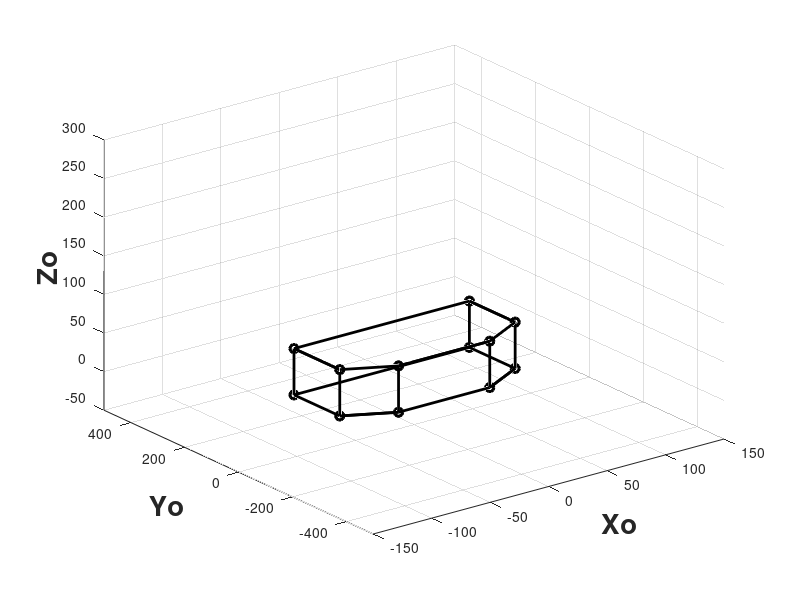

Here is the MATLAB script that generated this plot: (Note: this script raises an error after producing the figure.)
%%
baby_body = [-75,120,0;
            75,120,0;
            75,-50,0;
            39,-112,0;
            -39,-112,0;
            -75,-50,0;
            -75,120,0;
            -75,120,60;
            75,120,60;
            75,-50,60;
            39,-112,60;
            -39,-112,60;
            -75,-50,60;
            -75,120,60;
            -75,-50,60;
            -75,-50,0;
            -39,-112,0;
            -39,-112,60;
            39,-112,60;
            39,-112,0;
            75,-50,0;
            75,-50,60;
            75,120,60;
            75,120,0;];
            
            
plot3(baby_body(:,1), baby_body(:,2), baby_body(:,3),'o-','LineWidth', 2,'color','black');

    
%     view(30,30);


xlabel('Xo', 'FontSize', 20, 'FontWeight', 'bold');
ylabel('Yo', 'FontSize', 20, 'FontWeight', 'bold');
zlabel('Zo', 'FontSize', 20, 'FontWeight', 'bold');

xlim([-150,150])
ylim([-500,500])
zlim([-50,300])

grid on

%%
%for the right hand
l1 = 45; %mm;
l2 = 150;
th_rh = pi/2;

i = 0;
for i = 0:180
    th_rh = pi/180*i;
    Tc0_rh = [0 0 -1 -75; -1 0 0 90;0 1 0 30; 0 0 0 1];
    T01_rh = DHParam(0, -pi/2, l1, th_rh);
    T12_rh = DHParam(l2, 0, 0, 0);
    
    
    %joint position
    %baby center
    center = [0,0,0];
    
    %right shoudler
    r_shoulder_0 = [0,0,0];
    r_shoulder_c = Tc0_rh*[r_shoulder_0,1]';
    r_shoulder_c = r_shoulder_c(1:3)';
    %elbow in frame 1
    r_elbow_pos_1 = [85,0,-18];
    %eblow transformed to farme 0
    r_elbow_pos_c = Tc0_rh*T01_rh*[r_elbow_pos_1,1]';
    r_elbow_pos_c = r_elbow_pos_c(1:3)';
    
    %wrist position in frame 2
    r_wrist_pos_2 = [0,25,45];
    %wrist transformed to frame 0
    r_wrist_pos_c  = Tc0_rh*T01_rh*T12_rh*[r_wrist_pos_2,1]';
    r_wrist_pos_c = r_wrist_pos_c(1:3)';
    
    r_arm = [center;r_shoulder_c;r_elbow_pos_c;r_wrist_pos_c];
    plot3(r_arm(:,1), r_arm(:,2), r_arm(:,3),'o-','LineWidth', 2,'color','r');
    hold on
    plot3(baby_body(:,1), baby_body(:,2), baby_body(:,3),'o-','LineWidth', 2,'color','black');
    hold off

    view(0,70);
    
    
    xlabel('Xo', 'FontSize', 20, 'FontWeight', 'bold');
    ylabel('Yo', 'FontSize', 20, 'FontWeight', 'bold');
    zlabel('Zo', 'FontSize', 20, 'FontWeight', 'bold');
    title('Infant simulator forward kinematics')
    
    xlim([-150,150])
    ylim([-200,250])
    zlim([-50,200])
    
    grid on
    drawnow
end

%%
%right leg 
for i = 0:180
%     i = 0;
    th_rl = pi/180*i;
    Tc0_rl = [cosd(60) 0 -sind(60) -60; -sind(60) 0 -cosd(60) -82;0 1 0 40; 0 0 0 1];
    T01_rl = DHParam(0, -pi/2, 72, th_rl);
    T12_rl = DHParam(122, 0, 0, 0);
    
    
    %joint position
    %baby center
    center = [0,0,0];
    
    %right hip
    r_hip_0 = [0,0,0];
    r_hip_c = Tc0_rl*[r_hip_0,1]';
    r_hip_c = r_hip_c(1:3)';
    %knee in frame 1
    r_knee_pos_1 = [66,0,60];
    %knew transformed to farme 0
    r_knee_pos_c = Tc0_rl*T01_rl*[r_knee_pos_1,1]';
    r_knee_pos_c = r_knee_pos_c(1:3)';
    
    %ankle position in frame 2
    r_ankle_pos_2 = [0,-16,-30];
    %ankle transformed to frame 0
    r_ankle_pos_c  = Tc0_rl*T01_rl*T12_rl*[r_ankle_pos_2,1]';
    r_ankle_pos_c = r_ankle_pos_c(1:3)';
    
    r_leg = [center;r_hip_c;r_knee_pos_c;r_ankle_pos_c]
    plot3(r_leg(:,1), r_leg(:,2), r_leg(:,3),'o-','LineWidth', 2,'color','b');
    hold on
    plot3(baby_body(:,1), baby_body(:,2), baby_body(:,3),'o-','LineWidth', 2,'color','black');
    hold off

    
    view(30,30);
    
    
    xlabel('Xo', 'FontSize', 20, 'FontWeight', 'bold');
    ylabel('Yo', 'FontSize', 20, 'FontWeight', 'bold');
    zlabel('Zo', 'FontSize', 20, 'FontWeight', 'bold');
    title('Infant simulator forward kinematics')
    
    xlim([-300,300])
    ylim([-500,250])
    zlim([-100,200])
    
    pause(0.0001)
    grid on
    drawnow
end

%%
%both right hand and right leg
for i = 0:180
    
    %right leg transformations
    th_rl = pi/180*i;
    Tc0_rl = [cosd(60) 0 -sind(60) -60; -sind(60) 0 -cosd(60) -82;0 1 0 40; 0 0 0 1];
    T01_rl = DHParam(0, -pi/2, 72, th_rl);
    T12_rl = DHParam(122, 0, 0, 0);
    
    
    %joint position
    %baby center
    center = [0,0,0];
    
    %right hip
    r_hip_0 = [0,0,0];
    r_hip_c = Tc0_rl*[r_hip_0,1]';
    r_hip_c = r_hip_c(1:3)';
    %knee in frame 1
    r_knee_pos_1 = [66,0,60];
    %knew transformed to farme 0
    r_knee_pos_c = Tc0_rl*T01_rl*[r_knee_pos_1,1]';
    r_knee_pos_c = r_knee_pos_c(1:3)';
    
    %ankle position in frame 2
    r_ankle_pos_2 = [0,-16,-30];
    %ankle transformed to frame 0
    r_ankle_pos_c  = Tc0_rl*T01_rl*T12_rl*[r_ankle_pos_2,1]';
    r_ankle_pos_c = r_ankle_pos_c(1:3)';
    
    
    %right hand transformations
    th_rh = pi/180*i;
    Tc0_rh = [0 0 -1 -75; -1 0 0 90;0 1 0 30; 0 0 0 1];
    T01_rh = DHParam(0, -pi/2, l1, th_rh);
    T12_rh = DHParam(l2, 0, 0, 0);
    
    
    %joint positions    
    %right shoudler
    r_shoulder_0 = [0,0,0];
    r_shoulder_c = Tc0_rh*[r_shoulder_0,1]';
    r_shoulder_c = r_shoulder_c(1:3)';
    %elbow in frame 1
    r_elbow_pos_1 = [85,0,-18];
    %eblow transformed to farme 0
    r_elbow_pos_c = Tc0_rh*T01_rh*[r_elbow_pos_1,1]';
    r_elbow_pos_c = r_elbow_pos_c(1:3)';
    
    %wrist position in frame 2
    r_wrist_pos_2 = [0,25,45];
    %wrist transformed to frame 0
    r_wrist_pos_c  = Tc0_rh*T01_rh*T12_rh*[r_wrist_pos_2,1]';
    r_wrist_pos_c = r_wrist_pos_c(1:3)';
    
    
    %limb chains
    r_arm = [center;r_shoulder_c;r_elbow_pos_c;r_wrist_pos_c];
    r_leg = [center;r_hip_c;r_knee_pos_c;r_ankle_pos_c];
    
    
    %plotting
    plot3(r_leg(:,1), r_leg(:,2), r_leg(:,3),'o-','LineWidth', 3,'color','b');
    hold on
    plot3(r_arm(:,1), r_arm(:,2), r_arm(:,3),'o-','LineWidth', 3,'color','r');
    plot3(baby_body(:,1), baby_body(:,2), baby_body(:,3),'o-','LineWidth', 2,'color','black');
    text(-10,40,0,'Baby Center')
    text(r_hip_c(1), -200, r_hip_c(3),'Right Hip')
    text(r_shoulder_c(1),200,r_shoulder_c(3),'Right Shoulder')
    hold off

    
    view(0,70);
    
    
    xlabel('Xo', 'FontSize', 20, 'FontWeight', 'bold');
    ylabel('Yo', 'FontSize', 20, 'FontWeight', 'bold');
    zlabel('Zo', 'FontSize', 20, 'FontWeight', 'bold');
    title('Infant simulator forward kinematics')
    
    xlim([-300,300])
    ylim([-500,250])
    zlim([-100,200])
    
%     pause(0.00001)
    grid on
    drawnow
end

%%
%plotting limbs
for i = 0:5:180
    
    r_hand = calc_rh_pos(i);
    r_leg = calc_rl_pos(180-i);

    l_hand = calc_lh_pos(180-i);
    l_leg = calc_ll_pos(i);
    
%     figure();
    subplot(1,2,1);
    plot3(r_hand(:,1), r_hand(:,2), r_hand(:,3),'o-','LineWidth', 2,'color','r');
    hold on
    plot3(r_leg(:,1), r_leg(:,2), r_leg(:,3),'o-','LineWidth', 2,'color','b');
    plot3(l_hand(:,1), l_hand(:,2), l_hand(:,3),'o-','LineWidth', 2,'color','r');
    plot3(l_leg(:,1), l_leg(:,2), l_leg(:,3),'o-','LineWidth', 2,'color','b');
    plot3(baby_body(:,1), baby_body(:,2), baby_body(:,3),'o-','LineWidth', 2,'color','black');
    
    
    text(-10,40,0,'Baby Center')
    text(r_leg(2,1), -150, r_leg(2,3),'Right Leg')
    text(r_hand(2,1),150,r_hand(3),'Right Hand')
    
    text(l_leg(2,1), -150, l_leg(2,3),'Left Leg')
    text(l_hand(2,1),150, l_hand(2,3),'Left Hand')
    hold off
    
    
    grid on
    view(0,90);
    
    xlabel('Xo', 'FontSize', 20, 'FontWeight', 'bold');
    ylabel('Yo', 'FontSize', 20, 'FontWeight', 'bold');
    zlabel('Zo', 'FontSize', 20, 'FontWeight', 'bold');
    title('Top view')
    
    xlim([-300,300])
    ylim([-300,250])
    zlim([-30,200])
    
%     drawnow
    
    subplot(1,2,2);
    plot3(r_hand(:,1), r_hand(:,2), r_hand(:,3),'o-','LineWidth', 2,'color','r');
    hold on
    plot3(r_leg(:,1), r_leg(:,2), r_leg(:,3),'o-','LineWidth', 2,'color','b');
    plot3(l_hand(:,1), l_hand(:,2), l_hand(:,3),'o-','LineWidth', 2,'color','r');
    plot3(l_leg(:,1), l_leg(:,2), l_leg(:,3),'o-','LineWidth', 2,'color','b');
    plot3(baby_body(:,1), baby_body(:,2), baby_body(:,3),'o-','LineWidth', 2,'color','black');
    
    
%     text(-10,40,0,'Baby Center')
%     text(r_leg(2,1), -150, r_leg(2,3),'Right Hip')
%     text(r_hand(2,1),150,r_hand(3),'Right Shoulder')
%     
%     text(l_leg(2,1), -150, l_leg(2,3),'Left Hip')
%     text(l_hand(2,1),150, l_hand(2,3),'Left Shoulder')
    hold off

   
    
    grid on
    view(0,35);
    
    xlabel('Xo', 'FontSize', 20, 'FontWeight', 'bold');
    ylabel('Yo', 'FontSize', 20, 'FontWeight', 'bold');
    zlabel('Zo', 'FontSize', 20, 'FontWeight', 'bold');
    title('Angled View')
    
    xlim([-300,300])
    ylim([-300,250])
    zlim([-30,200])
    
    suptitle('Infant simulator forward kinematics')
    
    drawnow
    
    %     view(-45,60);
%     view(0,90);
%     view(0,60);
    

end

%%
i = 180;

l_leg = calc_ll_pos(i)
plot3(l_leg(:,1), l_leg(:,2), l_leg(:,3),'o-','LineWidth', 2,'color','r');
hold on
plot3(baby_body(:,1), baby_body(:,2), baby_body(:,3),'o-','LineWidth', 2,'color','black');
hold off

view(0,70);


xlabel('Xo', 'FontSize', 20, 'FontWeight', 'bold');
ylabel('Yo', 'FontSize', 20, 'FontWeight', 'bold');
zlabel('Zo', 'FontSize', 20, 'FontWeight', 'bold');
title('Infant simulator forward kinematics')

xlim([-300,300])
ylim([-300,250])
zlim([-100,200])

grid on
drawnow


%%
%right hand
function [r_arm] = calc_rh_pos(i)
    
    th_rh = pi/180*i;
    Tc0_rh = [0 0 -1 -75; -1 0 0 90;0 1 0 30; 0 0 0 1];
    T01_rh = DHParam(0, -pi/2, 45, th_rh);
    T12_rh = DHParam(150, 0, 0, 0);
    
    
    %joint position
    %baby center
    center = [0,0,0];
    
    %right shoudler
    r_shoulder_0 = [0,0,0];
    r_shoulder_c = Tc0_rh*[r_shoulder_0,1]';
    r_shoulder_c = r_shoulder_c(1:3)';
    %elbow in frame 1
    r_elbow_pos_1 = [85,0,-18];
    %eblow transformed to farme 0
    r_elbow_pos_c = Tc0_rh*T01_rh*[r_elbow_pos_1,1]';
    r_elbow_pos_c = r_elbow_pos_c(1:3)';
    
    %wrist position in frame 2
    r_wrist_pos_2 = [0,25,45];
    %wrist transformed to frame 0
    r_wrist_pos_c  = Tc0_rh*T01_rh*T12_rh*[r_wrist_pos_2,1]';
    r_wrist_pos_c = r_wrist_pos_c(1:3)';
    
    r_arm = [center;r_shoulder_c;r_elbow_pos_c;r_wrist_pos_c];
end

%%
% right leg
function [r_leg] = calc_rl_pos(i)
    th_rl = pi/180*i;
    Tc0_rl = [cosd(60) 0 -sind(60) -60; -sind(60) 0 -cosd(60) -82;0 1 0 40; 0 0 0 1];
    T01_rl = DHParam(0, -pi/2, 72, th_rl);
    T12_rl = DHParam(122, 0, 0, 0);
    
    
    %joint position
    %baby center
    center = [0,0,0];
    
    %right hip
    r_hip_0 = [0,0,0];
    r_hip_c = Tc0_rl*[r_hip_0,1]';
    r_hip_c = r_hip_c(1:3)';
    %knee in frame 1
    r_knee_pos_1 = [66,0,60];
    %knew transformed to farme 0
    r_knee_pos_c = Tc0_rl*T01_rl*[r_knee_pos_1,1]';
    r_knee_pos_c = r_knee_pos_c(1:3)';
    
    %ankle position in frame 2
    r_ankle_pos_2 = [0,-16,-30];
    %ankle transformed to frame 0
    r_ankle_pos_c  = Tc0_rl*T01_rl*T12_rl*[r_ankle_pos_2,1]';
    r_ankle_pos_c = r_ankle_pos_c(1:3)';
    
    r_leg = [center;r_hip_c;r_knee_pos_c;r_ankle_pos_c];

end

%%
%for the left hand
function [l_arm] = calc_lh_pos(i)

    th_lh = pi/180*i;
    Tc0_lh = [0 0 1 75; -1 0 0 90;0 -1 0 30; 0 0 0 1];
    T01_lh = DHParam(0, pi/2, 45, -th_lh);
    T12_lh = DHParam(150, 0, 0, 0);
    
    
    %joint position
    %baby center
    center = [0,0,0];
    
    %left shoudler
    l_shoulder_0 = [0,0,0];
    l_shoulder_c = Tc0_lh*[l_shoulder_0,1]';
    l_shoulder_c = l_shoulder_c(1:3)';
    %elbow in frame 1
    l_elbow_pos_1 = [85,0,-18];
    %eblow transformed to farme 0
    l_elbow_pos_c = Tc0_lh*T01_lh*[l_elbow_pos_1,1]';
    l_elbow_pos_c = l_elbow_pos_c(1:3)';
    
    %wrist position in frame 2
    l_wrist_pos_2 = [0,-25,45];
    %wrist transformed to frame 0
    l_wrist_pos_c  = Tc0_lh*T01_lh*T12_lh*[l_wrist_pos_2,1]';
    l_wrist_pos_c = l_wrist_pos_c(1:3)';
    
    l_arm = [center;l_shoulder_c;l_elbow_pos_c;l_wrist_pos_c];
end

%%
% left leg
function [l_leg] = calc_ll_pos(i)
    th_ll = pi/180*i;
    Tc0_ll = [-cosd(60) 0 sind(60) 60; -sind(60) 0 -cosd(60) -82;0 -1 0 40; 0 0 0 1];
    T01_ll = DHParam(0, pi/2, 72, -th_ll);
    T12_ll = DHParam(122, 0, 0, 0);
    
    
    %joint position
    %baby center
    center = [0,0,0];
    
    %right hip
    l_hip_0 = [0,0,0];
    l_hip_c = Tc0_ll*[l_hip_0,1]';
    l_hip_c = l_hip_c(1:3)';
    %knee in frame 1
    l_knee_pos_1 = [66,0,60];
    %knew transformed to farme 0
    l_knee_pos_c = Tc0_ll*T01_ll*[l_knee_pos_1,1]';
    l_knee_pos_c = l_knee_pos_c(1:3)';
    
    %ankle position in frame 2
    l_ankle_pos_2 = [0,16,-30];
    %ankle transformed to frame 0
    l_ankle_pos_c  = Tc0_ll*T01_ll*T12_ll*[l_ankle_pos_2,1]';
    l_ankle_pos_c = l_ankle_pos_c(1:3)';
    
    l_leg = [center;l_hip_c;l_knee_pos_c;l_ankle_pos_c];

end

    %%
    %function to calculate the tranformation matrix for given set of DH parameters.
    function [hom_trans_matrix] = DHParam(a, alpha, d, theta)
     
%    INPUT:
%       a        - link length, distance along x_i from the intersection of the x_1
%                  and z_i-1 axes to o_i.
%       alpha    - link twist, the angle between z_i-1 and z_i measured about
%                  x_i.
%       d        - link offset, distance along z_i-1 from o_i-1 to the intersection
%                  of the x_i and z_i-1 axes. d_i is variable if joint i is prismatic.
%       theta    - joint angle, the angle between x_i-1 and x_i measured about z_i-1. Theta_i
%                  is variable if joint i is revolute.
%
%   OUTPUT:
%       hom_trans_matrix   - 4 x 4 matrix, a homogenous transformation
%                            matrix that provies the ridig body tranformation, 
%                            including rotation and translation from
%                            frame_i to frame_i-1.


%    Calculates DHParams when given four parameters
        hom_trans_matrix = [cos(theta), -sin(theta)*cos(alpha), sin(theta)*sin(alpha), a*cos(theta); 
                            sin(theta), cos(theta)*cos(alpha), -cos(theta)*sin(alpha), a*sin(theta);
                            0, sin(alpha), cos(alpha), d;
                            0, 0, 0, 1];
    end
    
